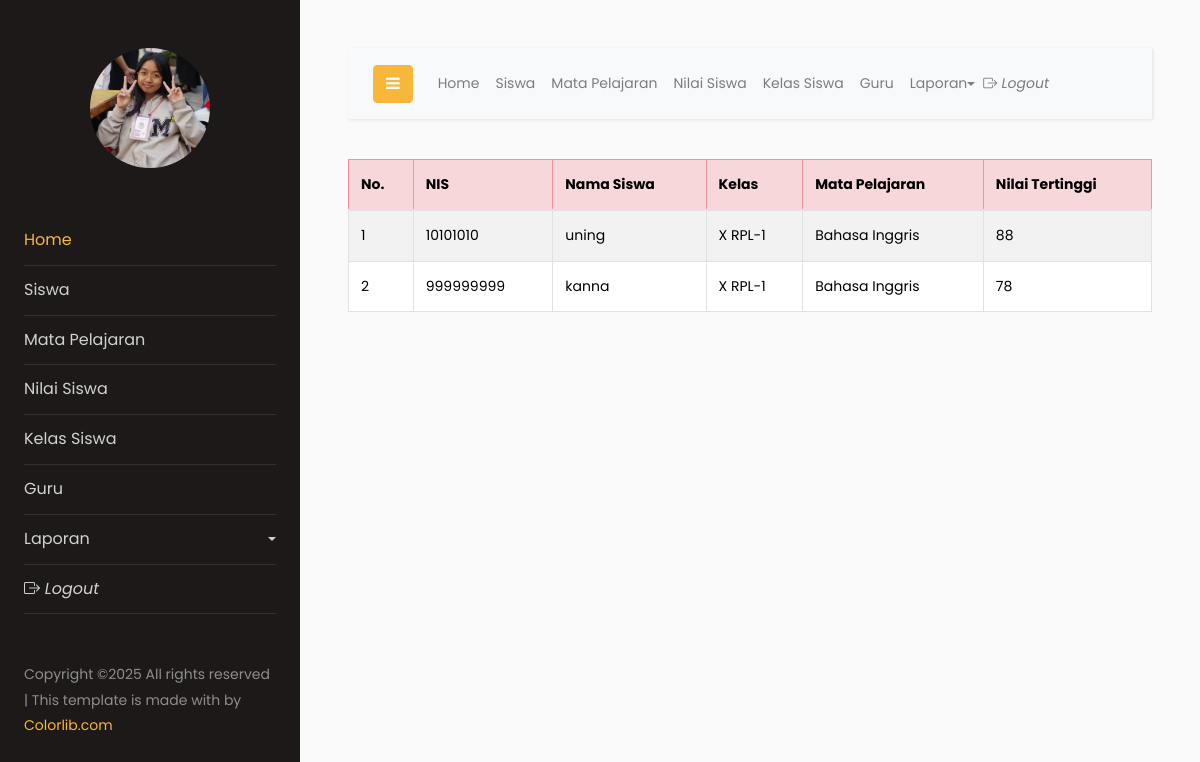
/?menu=nilai-tinggi-criteria&kd_mapel=KD1212&kd_kelas=11111, run on the app's committed database.
### tables this page shows
CREATE TABLE `siswa` (
  `nis` int(11) NOT NULL,
  `nama_siswa` varchar(50) NOT NULL,
  `jk_siswa` enum('Perempuan','Laki-Laki') NOT NULL,
  `alamat_siswa` varchar(50) NOT NULL,
  `kd_kelas` varchar(5) NOT NULL
);

CREATE TABLE `kelas` (
  `kd_kelas` varchar(5) NOT NULL,
  `nama_kelas` varchar(20) NOT NULL,
  `jml_siswa` int(11) NOT NULL,
  `kd_guru` int(11) NOT NULL
);

### raport/nilai-tinggi-criteria.php (the view, shortened to what this page needs)
<?php
$kd_kelas = $_GET['kd_kelas'];
$kd_mapel = $_GET['kd_mapel'];
$sqlallnilai = "SELECT siswa.nis, siswa.nama_siswa, kelas.nama_kelas, mapel.nama_mapel, nilai.uts as max_uts, nilai.uas as max_uas,((nilai.uts + nilai.uas)/2) as max_nilai_akhir
FROM nilai
JOIN siswa on nilai.nis = siswa.nis
join mapel on nilai.kd_mapel = mapel.kd_mapel
join kelas on siswa.kd_kelas = kelas.kd_kelas
WHERE siswa.kd_kelas = '$kd_kelas' AND nilai.kd_mapel = '$kd_mapel'
GROUP BY siswa.nis, siswa.nama_siswa, mapel.nama_mapel
ORDER BY max_nilai_akhir DESC";
$resultallnilai = $conn->query($sqlallnilai);
?>
<table class="table table-bordered  table-striped">
    <thead class="table table-danger">
        <tr>
            <th>No.</th>
            <th>NIS</th>
            <th>Nama Siswa</th>
            <th>Kelas</th>
            <th>Mata Pelajaran</th>
            <th>Nilai Tertinggi</th>
        </tr>
    </thead>
    <tbody>
        <?php
        if ($resultallnilai && $resultallnilai->num_rows > 0) {
            $no = 0;
            while ($rowallnilai = $resultallnilai->fetch_assoc()) {
                $no++;
        ?>
                <tr>
                    <td><?php echo $no; ?></td>
                    <td><?php echo $rowallnilai['nis']; ?></td>
                    <td><?php echo $rowallnilai['nama_siswa']; ?></td>
                    <td><?php echo $rowallnilai['nama_kelas']; ?></td>
                    <td><?php echo $rowallnilai['nama_mapel']; ?></td>
                    <td><?php echo number_format($rowallnilai['max_nilai_akhir']); ?></td>
                </tr>
        <?php
            }
        } else {
            echo "<tr><td colspan='6'>Data Belum Ada</td></tr>";
        }
        ?>
    </tbody>
</table>

### data on the page
siswa: nis "10101010", nama_siswa "uning", kd_kelas.nama_kelas "X RPL-1", nama_mapel "Bahasa Inggris", max_nilai_akhir "88"
siswa: nis "999999999", nama_siswa "kanna", kd_kelas.nama_kelas "X RPL-1", nama_mapel "Bahasa Inggris", max_nilai_akhir "78"
